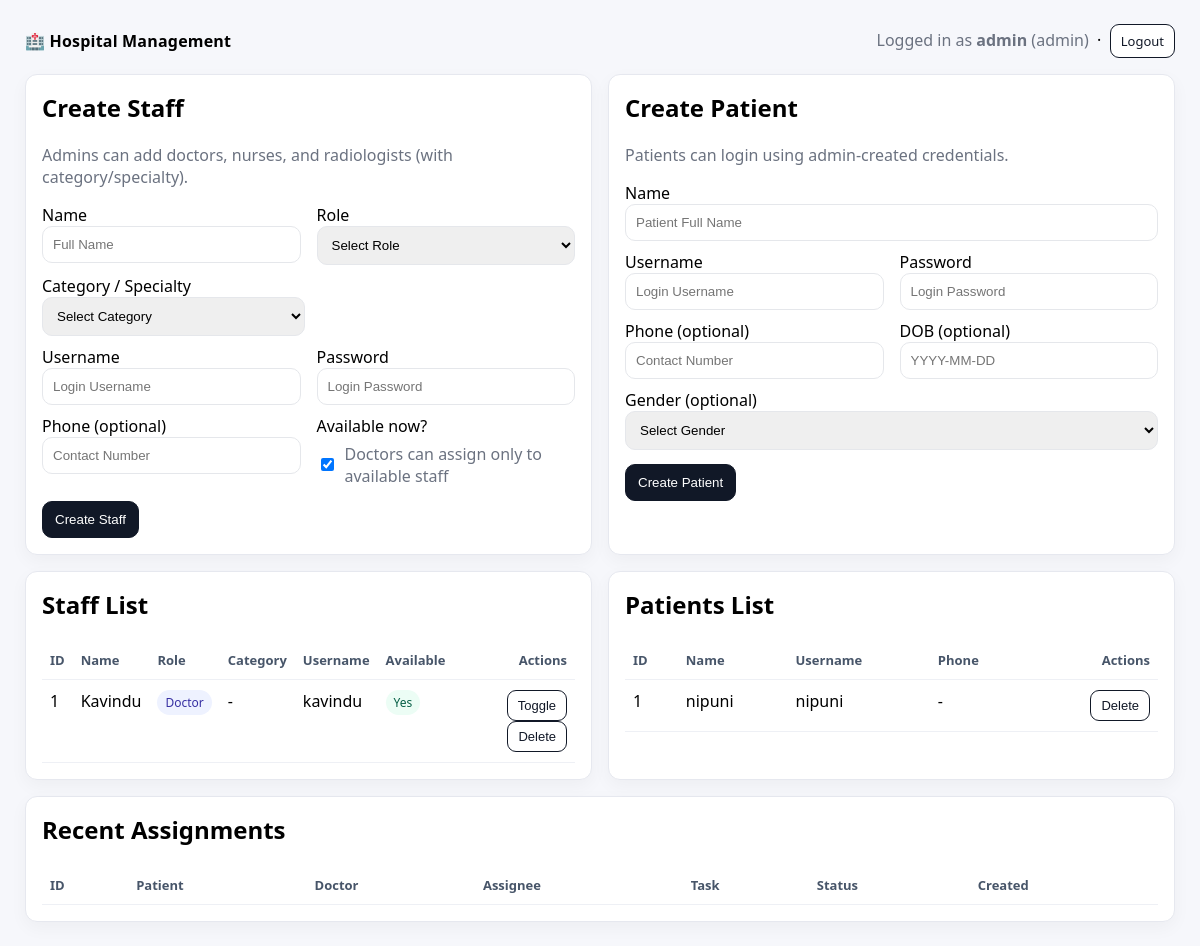
Before: /admin (signed in) with the older database file.
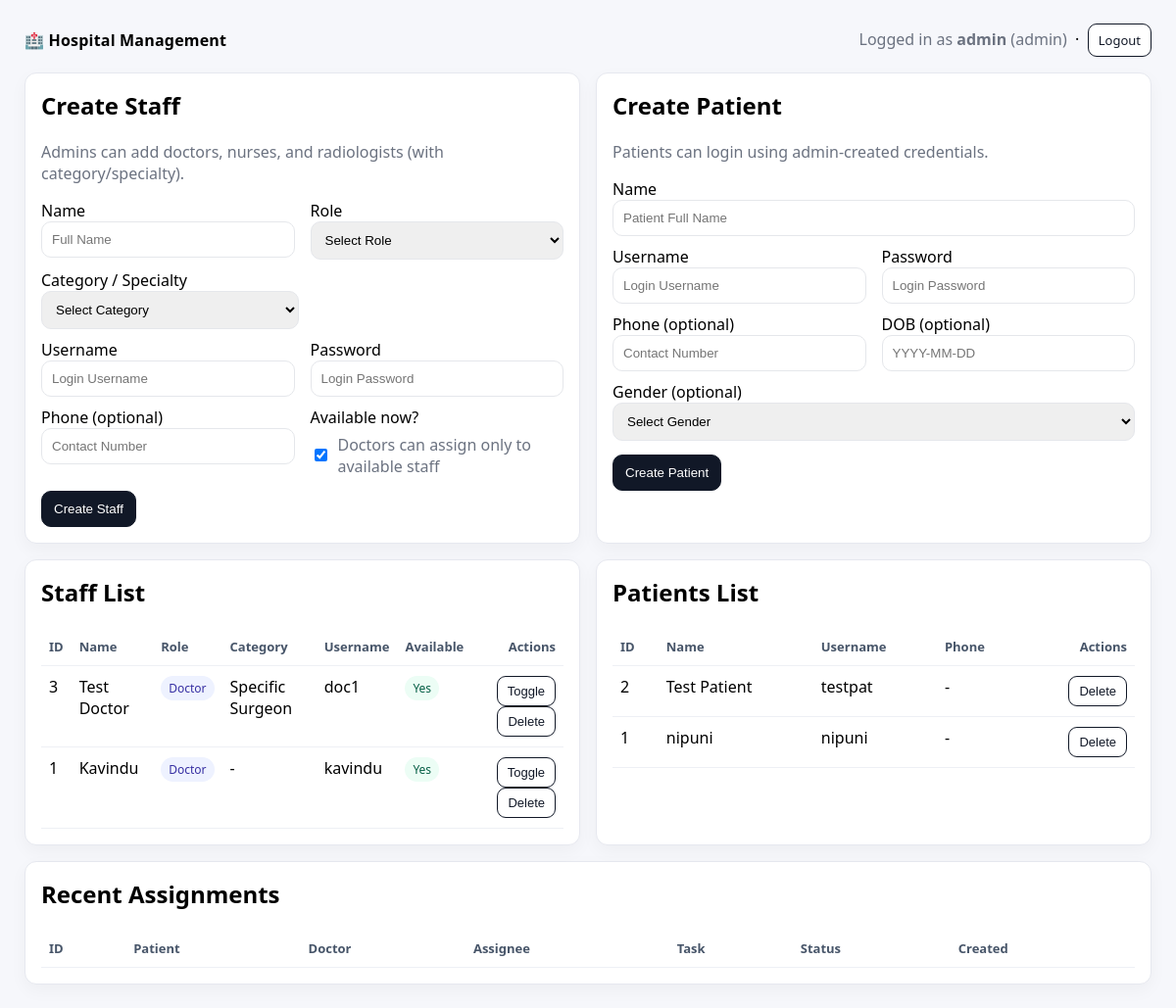
After: the same page with the newer database file.
### tables this page shows
CREATE TABLE staff (
  id INTEGER PRIMARY KEY AUTOINCREMENT,
  name TEXT NOT NULL,
  role TEXT NOT NULL,                -- doctor | nurse | radiologist
  category TEXT,                     -- specialty / department (e.g., Cardiologist, ICU Nurse, CT Radiology)
  username TEXT NOT NULL UNIQUE,
  password_hash TEXT NOT NULL,
  phone TEXT,
  is_available INTEGER NOT NULL DEFAULT 1,
  created_at TEXT NOT NULL DEFAULT (datetime('now'))
);

CREATE TABLE patients (
  id INTEGER PRIMARY KEY AUTOINCREMENT,
  name TEXT NOT NULL,
  username TEXT NOT NULL UNIQUE,
  password_hash TEXT NOT NULL,
  phone TEXT,
  dob TEXT,
  gender TEXT,
  created_at TEXT NOT NULL DEFAULT (datetime('now'))
);

### app.py (the view)
@app.route("/admin")
def admin_dashboard():
    r = require_role("admin")
    if r: return r
    conn = db()
    staff = conn.execute("SELECT * FROM staff ORDER BY id DESC").fetchall()
    patients = conn.execute("SELECT * FROM patients ORDER BY id DESC").fetchall()
    recent_assignments = conn.execute("""
        SELECT a.*, p.name AS patient_name, d.name AS doctor_name, s.name AS assignee_name, s.role AS assignee_role
        FROM assignments a
        JOIN patients p ON p.id = a.patient_id
        JOIN staff d ON d.id = a.doctor_id
        JOIN staff s ON s.id = a.assignee_staff_id
        ORDER BY a.id DESC
        LIMIT 100
    """).fetchall()
    conn.close()
    return render_template(
        "admin_dashboard.html",
        title="Admin Dashboard",
        staff=staff,
        patients=patients,
        recent_assignments=recent_assignments,
    )

### app.py (called while the page is built)
def db():
    conn = sqlite3.connect(DB_PATH)
    conn.row_factory = sqlite3.Row
    conn.execute("PRAGMA foreign_keys = ON;")
    return conn

def require_role(role: str):
    if session.get("role") != role:
        return redirect(url_for(f"{role}_login"))
    return None

### templates/admin_dashboard.html (shortened to what this page needs)
{% extends "base.html" %}
{% block content %}
  <div class="row">
    <div class="card">
      <h2 style="margin-top:0;">Create Staff</h2>
      <p class="muted">Admins can add doctors, nurses, and radiologists (with category/specialty).</p>
      <form method="post" action="{{ url_for('admin_create_staff') }}">
        <div class="row">
          <div>
            <label>Name</label>
            <input name="name" required placeholder="Full Name" />
          </div>
          <div>
            <label>Role</label>
            <select name="role" id="roleSelect" required onchange="updateCategories()">
              <option value="" disabled selected>Select Role</option>
            </select>
          </div>
        </div>
        <div style="height:10px;"></div>
        <label>Category / Specialty</label>
        <div class="row" style="gap: 8px; grid-template-columns: 1fr 1fr;">
            <select id="categorySelect" name="category_select" onchange="checkOther(this)">
                <option value="" disabled selected>Select Category</option>
            </select>
        </div>
        <div style="height:10px;"></div>
        <div class="row">
          <div>
            <label>Username</label>
            <input name="username" required placeholder="Login Username" />
          </div>
          <div>
            <label>Password</label>
            <input name="password" required placeholder="Login Password" />
          </div>
        </div>
        <div style="height:10px;"></div>
        <div class="row">
          <div>
            <label>Phone (optional)</label>
            <input name="phone" placeholder="Contact Number" />
          </div>
          <div>
            <label>Available now?</label>
            <div style="display:flex;align-items:center;gap:8px;margin-top:6px;">
              <input type="checkbox" name="is_available" checked style="width:auto;" />
              <span class="muted">Doctors can assign only to available staff</span>
            </div>
          </div>
        </div>
        <div style="height:14px;"></div>
        <button class="btn" type="submit">Create Staff</button>
      </form>
    </div>
    <div class="card">
      <h2 style="margin-top:0;">Create Patient</h2>
      <p class="muted">Patients can login using admin-created credentials.</p>
      <form method="post" action="{{ url_for('admin_create_patient') }}">
        <label>Name</label>
        <input name="name" required placeholder="Patient Full Name" />
        <div style="height:10px;"></div>
        <div class="row">
          <div>
            <label>Username</label>
            <input name="username" required placeholder="Login Username" />
          </div>
          <div>
            <label>Password</label>
            <input name="password" required placeholder="Login Password" />
          </div>
        </div>
        <div style="height:10px;"></div>
        <div class="row">
          <div>
            <label>Phone (optional)</label>
            <input name="phone" placeholder="Contact Number" />
          </div>
          <div>
            <label>DOB (optional)</label>
            <input name="dob" placeholder="YYYY-MM-DD" />
          </div>
        </div>
        <div style="height:10px;"></div>
        <label>Gender (optional)</label>
        <select name="gender">
            <option value="" disabled selected>Select Gender</option>
        </select>
        <div style="height:14px;"></div>
        <button class="btn" type="submit">Create Patient</button>
      </form>
    </div>
  </div>
  <div style="height:16px;"></div>
  <div class="row">
    <div class="card">
      <h2 style="margin-top:0;">Staff List</h2>
      <table>
        <thead>
          <tr>
            <th>ID</th><th>Name</th><th>Role</th><th>Category</th><th>Username</th><th>Available</th><th class="right">Actions</th>
          </tr>
        </thead>
        <tbody>
          {% for s in staff %}
          <tr>
            <td>{{ s.id }}</td>
            <td>{{ s.name }}</td>
            <td><span class="pill">{{ s.role|capitalize }}</span></td>
            <td>{{ s.category or "-" }}</td>
            <td>{{ s.username }}</td>
            <td>
              {% if s.is_available %}
                <span class="pill ok">Yes</span>
              {% else %}
                <span class="pill warn">No</span>
              {% endif %}
            </td>
            <td class="right">
              <form method="post" action="{{ url_for('admin_toggle_availability', staff_id=s.id) }}" style="display:inline;">
                <button class="btn secondary small" type="submit">Toggle</button>
              </form>
              <form method="post" action="{{ url_for('admin_delete_staff', staff_id=s.id) }}" style="display:inline;">
                <button class="btn secondary small" type="submit" onclick="return confirm('Delete staff?');">Delete</button>
              </form>
            </td>
          </tr>
          {% endfor %}
        </tbody>
      </table>
    </div>
    <div class="card">
      <h2 style="margin-top:0;">Patients List</h2>
      <table>
        <thead>
          <tr>
            <th>ID</th><th>Name</th><th>Username</th><th>Phone</th><th class="right">Actions</th>
          </tr>
        </thead>
        <tbody>
          {% for p in patients %}
          <tr>
            <td>{{ p.id }}</td>
            <td>{{ p.name }}</td>
            <td>{{ p.username }}</td>
            <td>{{ p.phone or "-" }}</td>
            <td class="right">
              <form method="post" action="{{ url_for('admin_delete_patient', patient_id=p.id) }}" style="display:inline;">
                <button class="btn secondary small" type="submit" onclick="return confirm('Delete patient?');">Delete</button>
              </form>
            </td>
          </tr>
          {% endfor %}
        </tbody>
      </table>
    </div>
  </div>
  <div style="height:16px;"></div>
  <div class="card">
    <h2 style="margin-top:0;">Recent Assignments</h2>
    <table>
      <thead>
        <tr>
          <th>ID</th><th>Patient</th><th>Doctor</th><th>Assignee</th><th>Task</th><th>Status</th><th>Created</th>
        </tr>
      </thead>
    </table>
  </div>
{% endblock %}

### templates/base.html (shortened to what this page needs)
<!doctype html>
<html lang="en">
<head>
</head>
<body>
  <div class="wrap">
    <div class="topbar">
      <div class="brand">🏥 Hospital Management</div>
      <div>
        {% if session.get('role') %}
          <span class="muted">Logged in as <b>{{ session.get('role') }}</b> ({{ session.get('username') }})</span>
          &nbsp;·&nbsp;
          <a class="btn secondary small" href="{{ url_for('logout') }}">Logout</a>
        {% endif %}
      </div>
    </div>
    {% block content %}{% endblock %}
  </div>
</body>
</html>

### templates/base.html (style rules this page uses)
body { font-family: system-ui, Arial, sans-serif; margin: 0; background: #f6f7fb; }
.wrap { max-width: 1150px; margin: 0 auto; padding: 24px; }
.topbar { display:flex; justify-content:space-between; align-items:center; margin-bottom:16px; }
.brand { font-weight: 800; letter-spacing: .2px; }
a { color: #1f6feb; }
.card { background: white; border: 1px solid #e6e8ef; border-radius: 12px; padding: 16px; box-shadow: 0 6px 18px rgba(0,0,0,.04); }
.muted { color: #6b7280; }
.row { display: grid; grid-template-columns: 1fr 1fr; gap: 16px; }
table { width:100%; border-collapse: collapse; }
th, td { text-align:left; padding: 10px 8px; border-bottom: 1px solid #eef0f5; vertical-align: top; }
th { font-size: 13px; color:#475569; }
input, select, textarea { width: 100%; padding: 10px; border: 1px solid #e5e7eb; border-radius: 10px; box-sizing: border-box; }
.btn { display:inline-block; padding:10px 12px; border-radius: 10px; border:1px solid #111827; background:#111827; color:white; text-decoration:none; cursor:pointer; }
.btn.secondary { background:white; color:#111827; }
.btn.small { padding: 7px 10px; border-radius: 9px; font-size: 13px; }
.pill { display:inline-block; padding:4px 8px; border-radius: 999px; background:#eef2ff; color:#3730a3; font-size:12px; }
.pill.ok { background:#ecfdf5; color:#065f46; }
.right { text-align:right; }

Changed rows visible on the page:
added staff: id "3", name "Test Doctor", role "Doctor", category "Specific Surgeon", username "doc1", is_available "Yes"
added patients: id "2", name "Test Patient", username "testpat", phone "-"
